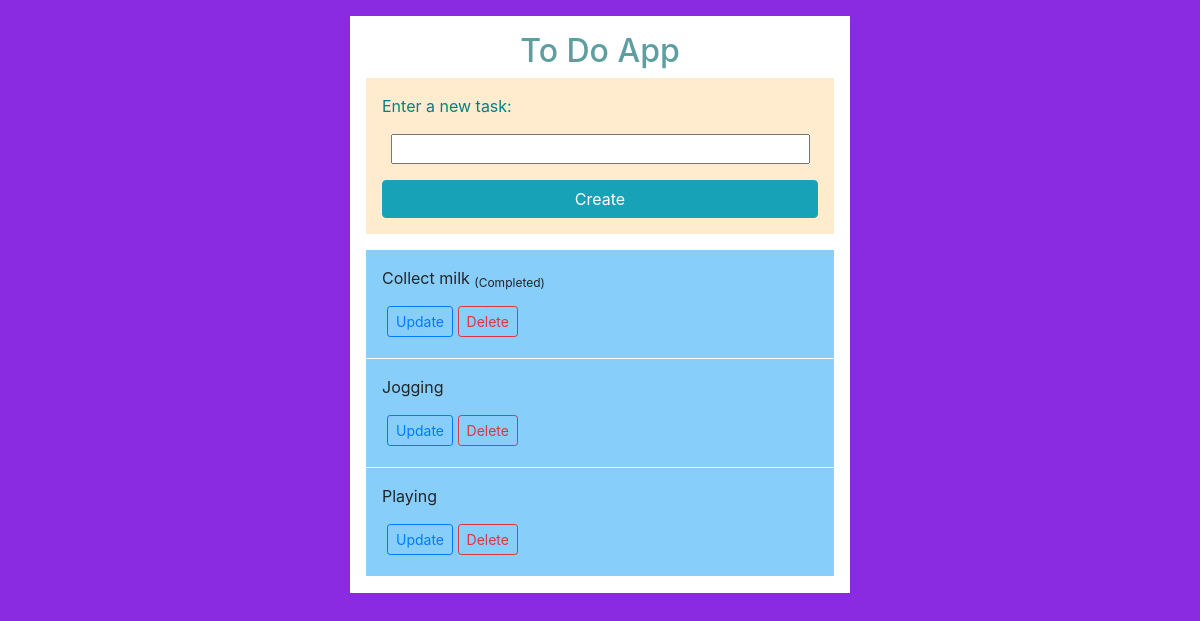
Before: / with the older database file.
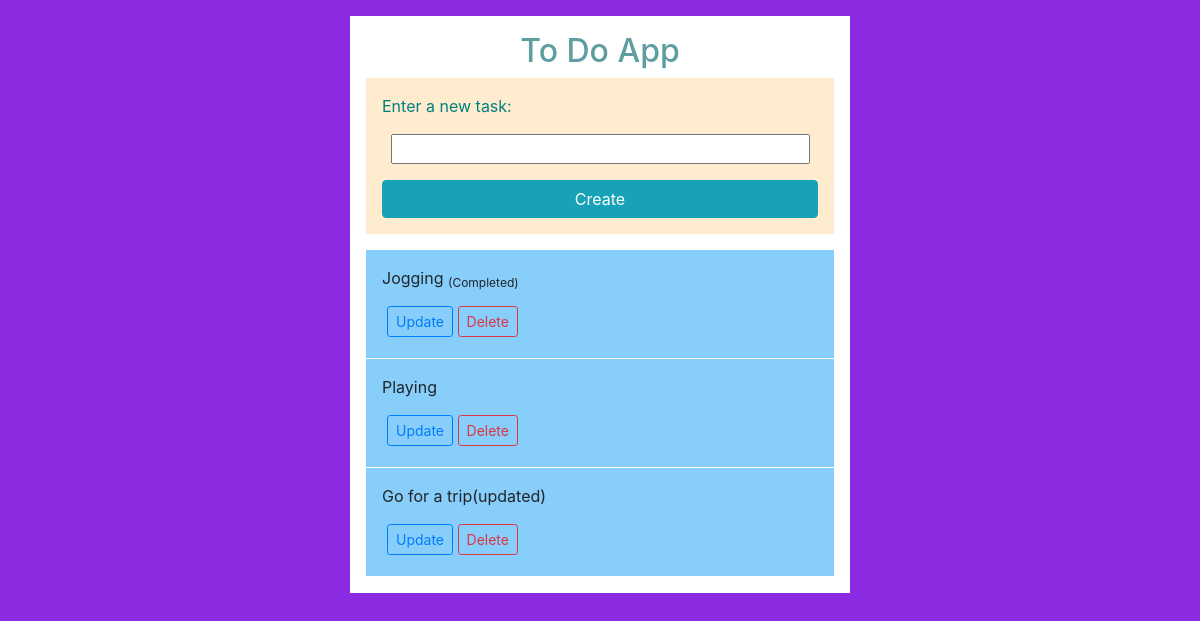
After: the same page with the newer database file.
### tasks/models.py (models this page shows, shortened)
class Tasks(models.Model):
    title = models.CharField(max_length=200)
    complete = models.BooleanField(default=False)
    created = models.DateTimeField(auto_now_add=True)

### tasks/views.py (the view)
# urls.py: path('', views.index, name='index'),
def index(request):
    tasks = Tasks.objects.all()
    form = TasksForm()
    if request.method == "POST":
        form = TasksForm(request.POST)
        if form.is_valid():
            form.save()
        return redirect('/')
    context = {'tasks': tasks, 'form': form}
    return render(request, 'tasks/tasks.html', context)

### tasks/forms.py
class TasksForm(forms.ModelForm):
    class Meta:
        model = Tasks
        fields = '__all__'

### tasks/templates/tasks/tasks.html (shortened to what this page needs)
{% load static %}
<!DOCTYPE html>
<html lang="en">
<head>
    <link rel="stylesheet" href="{% static 'tasks.css' %}">
    <link rel="stylesheet" href="https://stackpath.bootstrapcdn.com/bootstrap/4.5.2/css/bootstrap.min.css">
</head>
<body class="main-body">
    <div class="content-body" style="height: max-content;">
        <h2 class="heading">To Do App</h2>
        <div class="form-group">
            <form  action="/" method="POST">
                <p class="labels">Enter a new task:</p>
                {{form.title}}
                <div class="text-center">
                    <input class="btn btn-info btn-block" type="submit" name="Create" value="Create" id="">
                </div>
            </form>
        </div>
        <div class="task-list">
            {% for task in tasks %}
                <div class="single-task">
                    {% if task.complete == True %}
                    <p>{{task.title}}  <sub>(Completed)</sub></p>
                    {% else %}
                    <p>{{task.title}}</p>
                    {% endif %}
                    <div class="buttons">
                        <a class="btn btn-sm btn-outline-primary" href="{% url 'update_task' task.id %}">Update</a>
                        <a class="btn btn-sm btn-outline-danger" href="{% url 'delete_task' task.id %}">Delete</a>
                    </div>
                </div>
            {% endfor %}
        </div>
    </div>
</body>
</html>

### tasks/static/tasks.css (style rules this page uses)
.main-body { background-color: blueviolet; }
.content-body { height: max-content; width: 500px; margin-left: auto; margin-right: auto; margin-top: 1em; background-color: white; padding: 1em; }
.heading { color: cadetblue; text-align: center; }
.labels { color: teal; }
#id_title { width: 26.2em; margin-bottom: 1em; margin-left: 9px; }
.form-group { background-color: blanchedalmond; padding: 1em; }
.task-list { margin: 0%; }
.single-task { background-color:lightskyblue; padding: 1em; margin-bottom: 1px; }
.buttons { margin: 5px; }

Changed rows visible on the page:
removed Tasks: title "Collect milk"
changed Tasks "Jogging": complete False → True (drawn)
added Tasks: title "Go for a trip(updated)"
